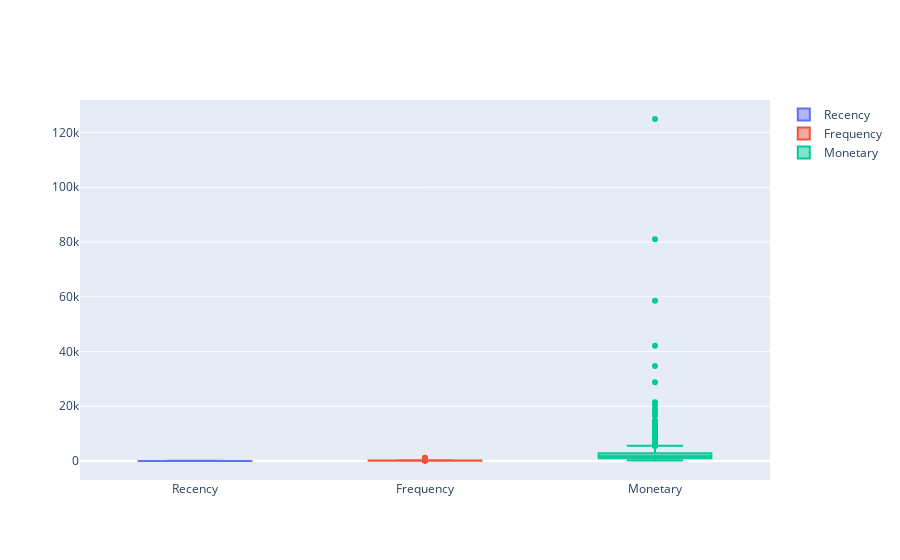

Source (notebook cell):
### Code cell
fig = go.Figure()
fig.add_trace(go.Box(y = vip_segment['Recency'], name = "Recency"))
fig.add_trace(go.Box(y = vip_segment['Frequency'], name = "Frequency"))
fig.add_trace(go.Box(y = vip_segment['Monetary'], name = "Monetary"))

### Figure 1 — Plotly figure (JSON) as saved in the notebook; plotly's stock layout.template omitted (floating-point values rounded to 4 significant figures; data arrays with more than 128 entries replaced by an {"elided": "..."} marker saying what was removed)
{"data": [{"name": "Recency", "type": "box", "y": {"elided": "1036 int values"}}, {"name": "Frequency", "type": "box", "y": {"elided": "1036 int values"}}, {"name": "Monetary", "type": "box", "y": {"elided": "1036 float values"}}], "layout": {}}
